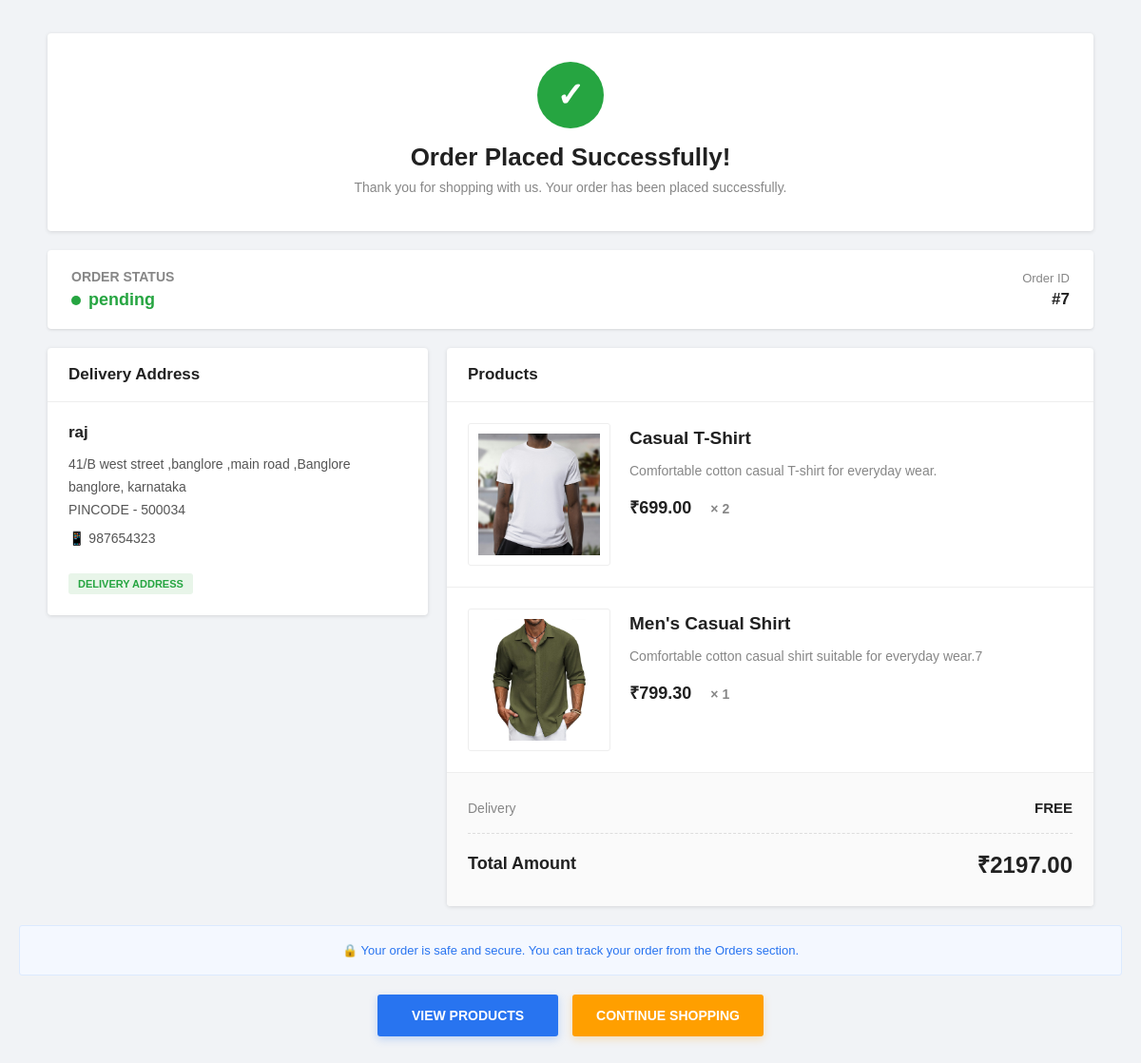
The page /cart/ordersuccess/7 (signed in) on the database its author committed.
### cart/models.py (models this page shows, shortened)
class place_order(models.Model):
    STATUS_CHOICE = {
        'Pending':'Pending',
        'Confirmed':'Confirmed',
        'Shipped':'Shipped',
        'Delivered':'Delivered',
        'Cancelled':'Cancelled'
    }
    user = models.ForeignKey(User,on_delete=models.CASCADE)
    addresss = models.ForeignKey(address,on_delete=models.SET_NULL,null=True,blank=True)
    total_amount = models.DecimalField(max_digits=10,decimal_places=2)
    status = models.CharField(max_length=20,choices=STATUS_CHOICE,default='pending')
    create_at = models.DateTimeField(auto_now_add=True)

class orderItem(models.Model):
    order =  models.ForeignKey(place_order,on_delete=models.CASCADE,related_name='items')
    product = models.ForeignKey(Product,on_delete=models.CASCADE)
    price = models.DecimalField(max_digits=10,decimal_places=2)
    quantity = models.PositiveIntegerField()

### orders/models.py (models this page shows)
class address(models.Model):
    user  = models.ForeignKey(User,on_delete=models.CASCADE)
    fullname = models.CharField(max_length=100)
    mobile = models.CharField(max_length=15)
    address_line = models.TextField()
    city = models.CharField(max_length=50)
    state = models.CharField(max_length=80)
    pincode = models.CharField(max_length=10)
    is_default = models.BooleanField(default = False)
    created_at = models.DateTimeField(auto_now_add=True)

### base/models.py (models this page shows)
class Product(models.Model):
        category = models.ForeignKey(Category,on_delete=models.CASCADE)
        pname = models.CharField(max_length=200)
        pdescription = models.TextField()
        price = models.DecimalField(max_digits=10,decimal_places=2)
        stock = models.PositiveIntegerField(default=0)
        is_available = models.BooleanField(default=True)
        pimage = models.ImageField(upload_to='products/',default='Default.jpg')
        is_delete = models.BooleanField(default=False)
        created_at = models.DateTimeField(auto_now_add=True)

### cart/views.py (the view)
# urls.py: path('ordersuccess/<int:pk>',order_succfrully,name='order_succfully'),
@login_required(login_url='login_')
def order_succfrully(request, pk):
    order_products = get_object_or_404(place_order,id=pk,user=request.user)
    products = order_products.items.all()
    return render(request,'order_succfully.html',{'orders': order_products,'products': products}
    )

### cart/templates/order_succfully.html (shortened to what this page needs)
{% extends 'main.html' %}
{% block context %}
<div class="success-page">
    <div class="success-header">
        <div class="success-icon">
            ✓
        </div>
        <h1>
            Order Placed Successfully!
        </h1>
        <p>
            Thank you for shopping with us.
            Your order has been placed successfully.
        </p>
    </div>
    <div class="status-container">
        <div class="status-left">
            <h3>
                Order Status
            </h3>
            <div class="status-value">
                <span class="status-dot"></span>
                {{ orders.status }}
            </div>
        </div>
        <div class="order-id">
            <span>
                Order ID
            </span>
            <strong>
                #{{ orders.id }}
            </strong>
        </div>
    </div>
    <div class="success-container">
        <div class="success-card">
            <div class="card-header">
                Delivery Address
            </div>
            <div class="card-body">
                <div class="address-name">
                    {{ orders.addresss.fullname }}
                </div>
                <p class="address-line">
                    {{ orders.addresss.address_line }}
                    <br>
                    {{ orders.addresss.city }},
                    {{ orders.addresss.state }}
                    <br>
                    PINCODE -
                    {{ orders.addresss.pincode }}
                </p>
                <p class="address-mobile">
                    📱 {{ orders.addresss.mobile }}
                </p>
                <span class="address-badge">
                    Delivery Address
                </span>
            </div>
        </div>
        <div class="success-card">
            <div class="card-header">
                Products
            </div>
            <div class="product-list">
                {% for i in products %}
                <div class="product-item">
                    <div class="product-image-box">
                        {% if i.product.pimage %}
                        <img
                            src="{{ i.product.pimage.url }}"
                            class="product-image"
                            alt="{{ i.product.pname }}"
                        >
                        {% endif %}
                    </div>
                    <div class="product-details">
                        <h2 class="product-name">
                            {{ i.product.pname }}
                        </h2>
                        <p class="product-description">
                            {{ i.product.pdescription }}
                        </p>
                        <div class="product-price">
                            ₹{{ i.price }}
                            <span class="product-quantity">
                                × {{ i.quantity }}
                            </span>
                        </div>
                    </div>
                </div>
                {% empty %}
                <div style="padding:30px;text-align:center;color:#878787;">
                    No products found.
                </div>
                {% endfor %}
            </div>
            <div class="total-section">
                <div class="total-row">
                    <span class="total-label">
                        Delivery
                    </span>
                    <span class="total-value">
                        FREE
                    </span>
                </div>
                <div class="total-row grand-total">
                    <span class="total-label">
                        Total Amount
                    </span>
                    <span class="total-value">
                        ₹{{ orders.total_amount }}
                    </span>
                </div>
            </div>
        </div>
    </div>
    <div class="delivery-info">
        🔒 Your order is safe and secure.
        You can track your order from the Orders section.
    </div>
    <div class="action-section">
        <a
            href="{% url 'viewdetails' %}"
            class="action-btn view-btn"
        >
            VIEW PRODUCTS
        </a>
        <a
            href="{% url 'continew' %}"
            class="action-btn continue-btn"
        >
            CONTINUE SHOPPING
        </a>
    </div>
</div>
{% endblock %}

### cart/templates/order_succfully.html (style rules this page uses)
* { box-sizing: border-box; }
body { margin: 0; background: #f1f3f6; font-family: Arial, Helvetica, sans-serif; color: #212121; }
.success-page { min-height: 100vh; padding: 35px 20px 70px; }
.success-header { max-width: 1100px; margin: 0 auto 20px; background: #fff; padding: 30px; text-align: center; border-radius: 4px; box-shadow: 0 1px 4px rgba(0,0,0,0.12); }
.success-icon { width: 70px; height: 70px; margin: 0 auto 15px; border-radius: 50%; background: #26a541; color: white; display: flex; align-items: center; justify-content: center; font-size: 35px; font-weight: bold; }
.success-header h1 { margin: 5px 0; font-size: 26px; font-weight: 600; }
.success-header p { margin: 8px 0; color: #878787; font-size: 14px; }
.status-container { max-width: 1100px; margin: 0 auto 20px; background: white; padding: 20px 25px; display: flex; justify-content: space-between; align-items: center; border-radius: 4px; box-shadow: 0 1px 3px rgba(0,0,0,0.12); }
.status-left h3 { margin: 0 0 6px; font-size: 14px; color: #878787; text-transform: uppercase; }
.status-value { font-size: 18px; font-weight: 600; color: #26a541; display: flex; align-items: center; gap: 8px; }
.status-dot { width: 10px; height: 10px; border-radius: 50%; background: #26a541; }
.order-id { text-align: right; }
.order-id span { display: block; color: #878787; font-size: 13px; margin-bottom: 5px; }
.order-id strong { font-size: 17px; }
.success-container { max-width: 1100px; margin: auto; display: grid; grid-template-columns: 1fr 1.7fr; gap: 20px; align-items: start; }
.success-card { background: white; border-radius: 4px; box-shadow: 0 1px 4px rgba(0,0,0,0.12); overflow: hidden; }
.card-header { padding: 18px 22px; border-bottom: 1px solid #eeeeee; font-size: 17px; font-weight: 600; }
.card-body { padding: 22px; }
.address-name { font-size: 17px; font-weight: 600; margin-bottom: 12px; }
.address-line { color: #555; font-size: 14px; line-height: 1.7; margin: 0; }
.address-mobile { margin-top: 10px; font-size: 14px; color: #555; }
.address-badge { display: inline-block; margin-top: 15px; padding: 5px 10px; background: #e8f5e9; color: #26a541; border-radius: 3px; font-size: 11px; font-weight: 600; text-transform: uppercase; }
.product-list { display: flex; flex-direction: column; }
.product-item { display: flex; gap: 20px; padding: 22px; border-bottom: 1px solid #eeeeee; transition: 0.2s ease; }
.product-item:last-child { border-bottom: none; }
.product-image-box { width: 150px; height: 150px; flex-shrink: 0; display: flex; justify-content: center; align-items: center; border: 1px solid #eeeeee; background: white; border-radius: 3px; }
.product-image { width: 100%; height: 100%; object-fit: contain; padding: 10px; }
.product-details { flex: 1; padding-top: 5px; }
.product-name { margin: 0 0 12px; font-size: 19px; font-weight: 600; color: #212121; }
.product-description { margin: 0 0 15px; color: #878787; font-size: 14px; line-height: 1.6; }
.product-price { font-size: 18px; font-weight: 600; color: #212121; }
.product-quantity { margin-left: 15px; color: #878787; font-size: 14px; }
.total-section { padding: 20px 22px; background: #fafafa; border-top: 1px solid #eeeeee; }
.total-row { display: flex; justify-content: space-between; align-items: center; padding: 8px 0; }
.total-label { color: #878787; font-size: 14px; }
.total-value { font-size: 15px; font-weight: 600; }
.grand-total { padding-top: 15px; margin-top: 10px; border-top: 1px dashed #ddd; }
.grand-total .total-label { color: #212121; font-size: 18px; font-weight: 600; }
.grand-total .total-value { color: #212121; font-size: 24px; font-weight: 700; }
.action-section { max-width: 1100px; margin: 20px auto 0; display: flex; justify-content: center; gap: 15px; }
.action-btn { display: inline-flex; align-items: center; justify-content: center; min-width: 190px; padding: 14px 25px; text-decoration: none; border-radius: 3px; font-size: 14px; font-weight: 600; transition: 0.25s ease; }
.view-btn { background: #2874f0; color: white; box-shadow: 0 3px 8px rgba(40,116,240,0.25); }
.continue-btn { background: #ff9f00; color: white; box-shadow: 0 3px 8px rgba(255,159,0,0.25); }
.delivery-info { margin-top: 20px; padding: 18px; background: #f4f8ff; border: 1px solid #dceaff; color: #2874f0; font-size: 13px; text-align: center; border-radius: 3px; }
.success-header, .status-container, .success-card { animation: fadeUp 0.5s ease; }

### rows shown on the page
place_order: status "pending", id "7", addresss.fullname "raj", addresss.address_line "41/B west street ,banglore ,main road ,Banglore", addresss.city "banglore", addresss.state "karnataka", addresss.pincode "500034", addresss.mobile "987654323", total_amount "2197.00"
orderItem: product.pimage (picture), product.pname "Casual T-Shirt", product.pdescription "Comfortable cotton casual T-shirt for everyday wear.", price "699.00", quantity "2"
orderItem: product.pimage (picture), product.pname "Men's Casual Shirt", product.pdescription "Comfortable cotton casual shirt suitable for everyday wear.7", price "799.30", quantity "1"
